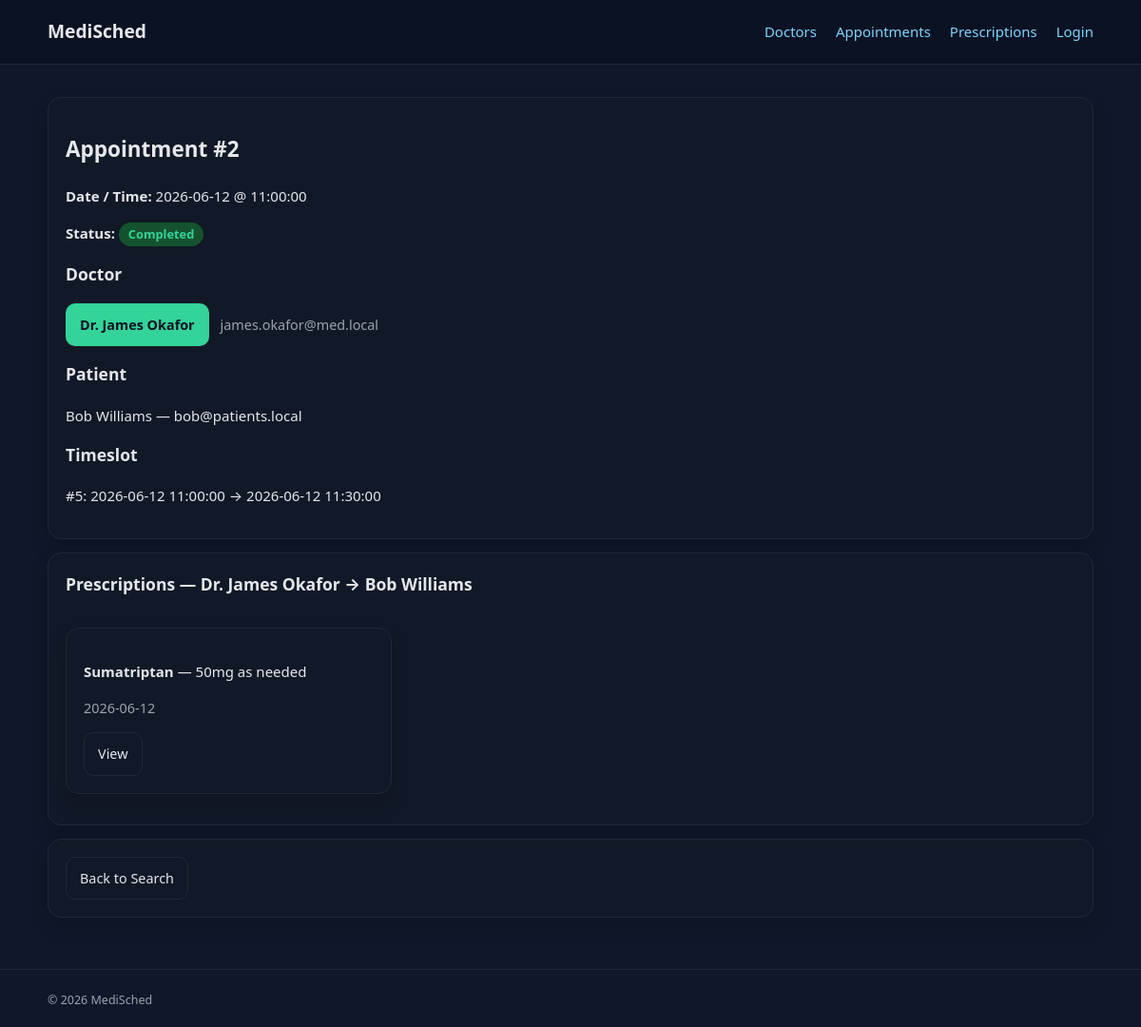
The page /search/appointment_detail.php?id=2 on the database its author committed.
### tables this page shows
CREATE TABLE IF NOT EXISTS appointments (
  AppointmentID   INT UNSIGNED AUTO_INCREMENT PRIMARY KEY,
  PatientID       INT UNSIGNED NOT NULL,
  DoctorID        INT UNSIGNED NOT NULL,
  TimeSlotID      INT UNSIGNED,
  AppointmentDate DATE         NOT NULL,
  AppointmentTime TIME         NOT NULL,
  Status          ENUM('Scheduled','Rescheduled','Cancelled','Completed') NOT NULL DEFAULT 'Scheduled',
  CONSTRAINT fk_appt_patient   FOREIGN KEY (PatientID)  REFERENCES patients(PatientID)  ON DELETE CASCADE,
  CONSTRAINT fk_appt_doctor    FOREIGN KEY (DoctorID)   REFERENCES doctors(DoctorID)    ON DELETE CASCADE,
  CONSTRAINT fk_appt_timeslot  FOREIGN KEY (TimeSlotID) REFERENCES timeslots(SlotID)    ON DELETE SET NULL
);

CREATE TABLE IF NOT EXISTS users (
  UserID       INT UNSIGNED AUTO_INCREMENT PRIMARY KEY,
  Name         VARCHAR(100)  NOT NULL,
  Email        VARCHAR(150)  NOT NULL UNIQUE,
  Password     VARCHAR(255)  NOT NULL,           
  Role         ENUM('admin','doctor','patient') NOT NULL DEFAULT 'patient',
  CreatedAt    TIMESTAMP DEFAULT CURRENT_TIMESTAMP
);

CREATE TABLE IF NOT EXISTS timeslots (
  SlotID             INT UNSIGNED AUTO_INCREMENT PRIMARY KEY,
  DoctorID           INT UNSIGNED NOT NULL,
  StartTime          DATETIME     NOT NULL,
  EndTime            DATETIME     NOT NULL,
  AvailabilityStatus ENUM('available','booked','cancelled') NOT NULL DEFAULT 'available',
  CONSTRAINT fk_timeslots_doctor FOREIGN KEY (DoctorID) REFERENCES doctors(DoctorID) ON DELETE CASCADE
);

CREATE TABLE IF NOT EXISTS prescriptions (
  PrescriptionID INT UNSIGNED AUTO_INCREMENT PRIMARY KEY,
  PatientID      INT UNSIGNED NOT NULL,
  DoctorID       INT UNSIGNED NOT NULL,
  Medication     VARCHAR(200) NOT NULL,
  Dosage         VARCHAR(100) NOT NULL,
  Notes          TEXT,
  DateIssued     DATE         NOT NULL,
  CONSTRAINT fk_rx_patient FOREIGN KEY (PatientID) REFERENCES patients(PatientID) ON DELETE CASCADE,
  CONSTRAINT fk_rx_doctor  FOREIGN KEY (DoctorID)  REFERENCES doctors(DoctorID)  ON DELETE CASCADE
);

### public/search/appointment_detail.php (the view, shortened to what this page needs)
<?php
require_once __DIR__ . '/../../includes/db.php';
require_once __DIR__ . '/../../includes/header.php';
$id = (int)($_GET['id'] ?? 0);
$sql = "SELECT a.AppointmentID, a.AppointmentDate, a.AppointmentTime, a.Status,
               a.DoctorID, a.PatientID, a.TimeSlotID,
               du.Name AS DoctorName, pu.Name AS PatientName,
               du.Email AS DoctorEmail, pu.Email AS PatientEmail
        FROM appointments a
        JOIN doctors d  ON a.DoctorID  = d.DoctorID
        JOIN users du   ON d.UserID    = du.UserID
        JOIN patients p ON a.PatientID = p.PatientID
        JOIN users pu   ON p.UserID    = pu.UserID
        WHERE a.AppointmentID = :id";
$stmt = $pdo->prepare($sql);
$stmt->execute([':id' => $id]);
$row = $stmt->fetch();
$ts = null;
if (!empty($row['TimeSlotID'])) {
  $tsStmt = $pdo->prepare("SELECT SlotID, StartTime, EndTime FROM timeslots WHERE SlotID = :sid");
  $tsStmt->execute([':sid' => $row['TimeSlotID']]);
  $ts = $tsStmt->fetch();
}
$relRx = $pdo->prepare(
  "SELECT pr.PrescriptionID, pr.Medication, pr.Dosage, pr.DateIssued
   FROM prescriptions pr
   WHERE pr.DoctorID = :did AND pr.PatientID = :pid
   ORDER BY pr.DateIssued DESC LIMIT 5"
);
$relRx->execute([':did' => $row['DoctorID'], ':pid' => $row['PatientID']]);
$relPrescriptions = $relRx->fetchAll();
?>
<div class="card">
  <h2>Appointment #<?php echo h($row['AppointmentID']); ?></h2>
  <p><strong>Date / Time:</strong> <?php echo h($row['AppointmentDate']); ?> @ <?php echo h($row['AppointmentTime']); ?></p>
  <p><strong>Status:</strong> <?php echo status_badge($row['Status']); ?></p>
  <h3>Doctor</h3>
  <p>
    <a class="btn btn-primary" href="doctor_detail.php?id=<?php echo (int)$row['DoctorID']; ?>">
      <?php echo h($row['DoctorName']); ?>
    </a>
    <span class="help" style="margin-left:8px"><?php echo h($row['DoctorEmail']); ?></span>
  </p>
  <h3>Patient</h3>
  <p><?php echo h($row['PatientName']); ?> &mdash; <?php echo h($row['PatientEmail']); ?></p>
  <?php if ($ts): ?>
    <h3>Timeslot</h3>
    <p>#<?php echo h($ts['SlotID']); ?>: <?php echo h($ts['StartTime']); ?> → <?php echo h($ts['EndTime']); ?></p>
  <?php endif; ?>
</div>
<?php if ($relPrescriptions): ?>
<div class="card">
  <h3>Prescriptions — <?php echo h($row['DoctorName']); ?> &rarr; <?php echo h($row['PatientName']); ?></h3>
  <div class="grid">
    <?php foreach ($relPrescriptions as $rx): ?>
      <div class="card">
        <p><strong><?php echo h($rx['Medication']); ?></strong> — <?php echo h($rx['Dosage']); ?></p>
        <p class="help"><?php echo h($rx['DateIssued']); ?></p>
        <a class="btn" href="prescription_detail.php?id=<?php echo (int)$rx['PrescriptionID']; ?>">View</a>
      </div>
    <?php endforeach; ?>
  </div>
</div>
<?php endif; ?>
<div class="card">
  <div class="actions">
    <a class="btn" href="appointment_search.php">Back to Search</a>
  </div>
</div>
<?php require_once __DIR__ . '/../../includes/footer.php'; ?>

### includes/helpers.php (shortened to what this page needs)
<?php
if (!function_exists('h')) {
  function h($s) { return htmlspecialchars((string)$s, ENT_QUOTES, 'UTF-8'); }
}
if (!function_exists('status_badge')) {
  function status_badge($status) {
    $map = [
      'Scheduled'   => 'status-scheduled',
      'Completed'   => 'status-completed',
      'Cancelled'   => 'status-cancelled',
      'Rescheduled' => 'status-rescheduled',
    ];
    $cls = $map[$status] ?? '';
    return '<span class="status ' . h($cls) . '">' . h($status) . '</span>';
  }
}

### assets/styles.css (style rules this page uses)
:root { --bg: #0f172a; --card: #111827; --text: #e5e7eb; --muted: #9ca3af; --accent: #34d399; --danger: #f87171; --link: #7dd3fc; }
* { box-sizing: border-box; }
body { margin: 0; font-family: system-ui, -apple-system, Segoe UI, Roboto, sans-serif; font-size: 15px; line-height: 1.6; background: var(--bg); color: var(--text); }
.card { background: var(--card); border: 1px solid #1f2937; border-radius: 14px; padding: 18px; margin: 14px 0; box-shadow: 0 10px 20px rgba(0,0,0,0.15); }
.card h3 { margin-top: 0; }
.grid { display: grid; grid-template-columns: repeat(auto-fill, minmax(280px, 1fr)); gap: 16px; }
button, .btn { display: inline-block; padding: 10px 14px; border-radius: 10px; border: 1px solid #1f2937; background: #111827; color: var(--text); text-decoration: none; cursor: pointer; transition: background 0.15s, border-color 0.15s; font-size: 0.9rem; }
.btn-primary { background: var(--accent); color: #0b1223; border-color: transparent; font-weight: 600; }
.actions { display:flex; gap: 10px; align-items:center; flex-wrap: wrap; }
.help { color: var(--muted); font-size: .9rem; }
.status { display: inline-block; padding: 2px 10px; border-radius: 20px; font-size: .8rem; font-weight: 600; }
.status-completed { background: #14532d; color: var(--accent); }

### rows shown on the page
appointments: AppointmentID "2", AppointmentDate "2026-06-12", AppointmentTime "11:00:00", Status "Completed", users.Name "Dr. James Okafor", users.Email "james.okafor@med.local", users.Name "Bob Williams", users.Email "bob@patients.local"
timeslots: SlotID "5", StartTime "2026-06-12 11:00:00", EndTime "2026-06-12 11:30:00"
prescriptions: Medication "Sumatriptan", Dosage "50mg as needed", DateIssued "2026-06-12"
